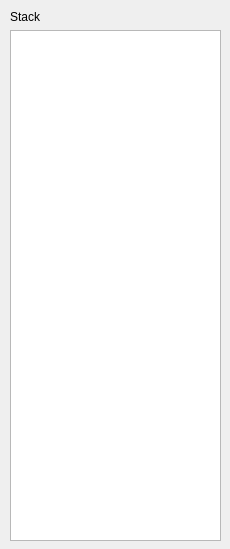
<?xml version="1.0" encoding="UTF-8"?>
<ui version="4.0">
 <class>WindowStack</class>
 <widget class="QDialog" name="WindowStack">
  <property name="geometry">
   <rect>
    <x>0</x>
    <y>0</y>
    <width>230</width>
    <height>549</height>
   </rect>
  </property>
  <property name="windowTitle">
   <string>Dialog</string>
  </property>
  <widget class="QLabel" name="label">
   <property name="geometry">
    <rect>
     <x>10</x>
     <y>6</y>
     <width>71</width>
     <height>21</height>
    </rect>
   </property>
   <property name="text">
    <string>Stack</string>
   </property>
  </widget>
  <widget class="QTableWidget" name="tableWidget">
   <property name="geometry">
    <rect>
     <x>10</x>
     <y>30</y>
     <width>211</width>
     <height>511</height>
    </rect>
   </property>
  </widget>
 </widget>
 <resources/>
 <connections/>
</ui>
